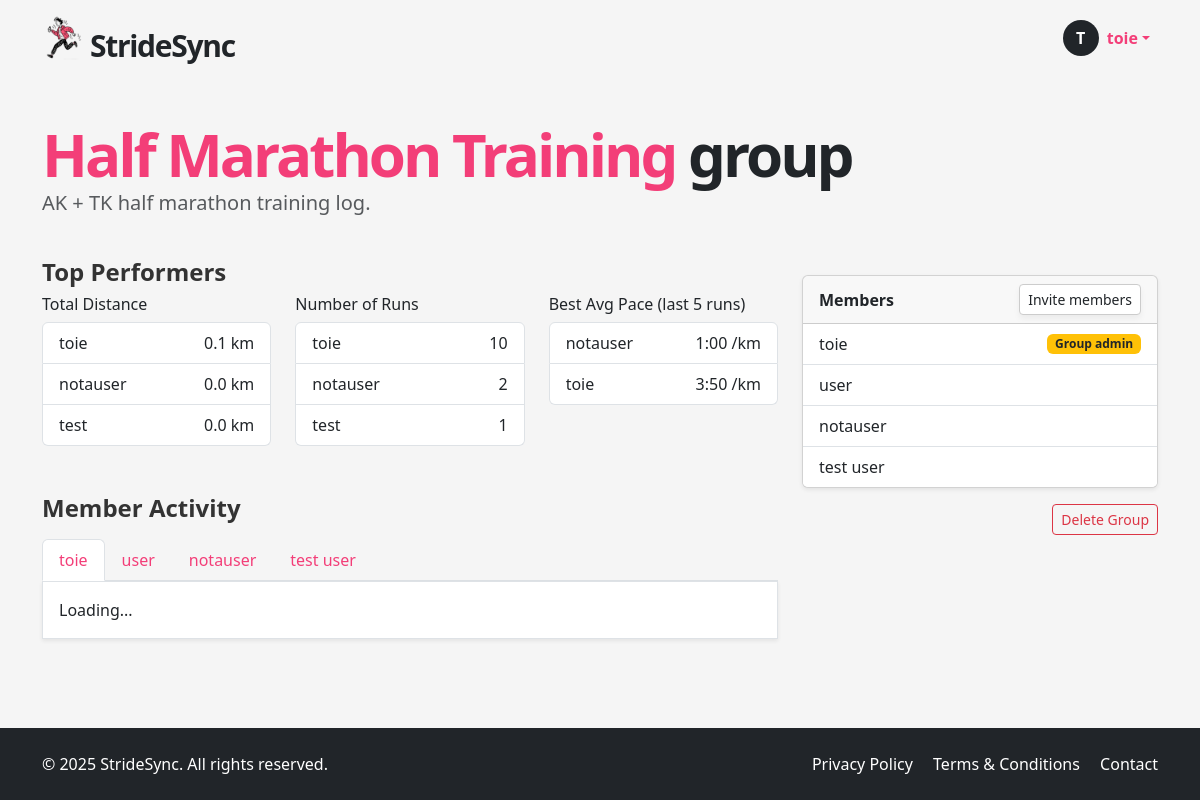
/groups/2 (signed in), run on the app's committed database.
### app/models.py (models this page shows, shortened)
class User(UserMixin, db.Model):
    __tablename__ = "users"
    id = sa.Column(sa.Integer, primary_key=True)
    email = sa.Column(sa.String(120), unique=True, nullable=False, index=True)
    password_hash = sa.Column(sa.String(256))
    username = sa.Column(sa.String(64), unique=True, nullable=False, index=True)
    role = sa.Column(sa.Enum(UserRole), default=UserRole.USER, nullable=False)
    is_verified = sa.Column(sa.Boolean, default=False)
    verification_token = sa.Column(sa.String(128), nullable=False, default=lambda: secrets.token_urlsafe(32))
    runs = so.relationship("Run", back_populates="user", cascade="all, delete-orphan")
    groups = so.relationship("Group", secondary=user_groups, back_populates="members")
    admin_of_groups = so.relationship("Group", secondary=group_admins, back_populates="admins")

class Group(db.Model):
    __tablename__ = "groups"
    id = sa.Column(sa.Integer, primary_key=True)
    name = sa.Column(sa.String(100), unique=True, nullable=False)
    description = sa.Column(sa.Text)
    members = so.relationship("User", secondary=user_groups, back_populates="groups")
    admins = so.relationship("User", secondary=group_admins, back_populates="admin_of_groups")
    runs = so.relationship("Run", secondary=run_groups, back_populates="groups")
    invites = so.relationship("GroupInvite", back_populates="group", cascade="all, delete-orphan")

### app/routes.py (the view)
@app.route('/groups/<int:group_id>')
@login_required
def view_group(group_id):
    group = db.session.get(Group, group_id)
    if not group:
        abort(404)
    top_distance = db.session.execute(
        sa.select(User.username, sa.func.sum(Run.distance).label('total_distance'))
        .select_from(User)
        .join(Run, Run.user_id == User.id)
        .join(run_groups, run_groups.c.run_id == Run.id)
        .where(run_groups.c.group_id == group_id)
        .group_by(User.username)
        .order_by(sa.desc('total_distance'))
        .limit(5)
    ).all()
    top_runs = db.session.execute(
        sa.select(User.username, sa.func.count(Run.id).label('run_count'))
        .join(Run, Run.user_id == User.id)
        .join(run_groups, run_groups.c.run_id == Run.id)
        .where(run_groups.c.group_id == group_id)
        .group_by(User.username)
        .order_by(sa.desc('run_count'))
        .limit(5)
    ).all()
    pace_data = []
    for user in group.members:
        recent_runs = db.session.scalars(
            sa.select(Run)
            .join(run_groups, run_groups.c.run_id == Run.id)
            .where(
                Run.user_id == user.id,
                run_groups.c.group_id == group_id
            )
            .order_by(Run.date.desc())
            .limit(5)
        ).all()
        if recent_runs:
            avg_pace = sum(run.pace for run in recent_runs) / len(recent_runs)
            pace_data.append((user.username, avg_pace))
    top_pace = sorted(pace_data, key=lambda x: x[1])[:5]  # lower pace = faster
    PER_PAGE = 5
    user_runs_paginated = {}
    for member in group.members:
        page = request.args.get(f'page_{member.id}', 1, type=int)
        runs = db.session.scalars(
            sa.select(Run)
            .join(run_groups, run_groups.c.run_id == Run.id)
            .where(
                Run.user_id == member.id,
                run_groups.c.group_id == group.id
            )
            .order_by(Run.date.desc())
            .limit(PER_PAGE)
            .offset((page - 1) * PER_PAGE)
        ).all()
        run_count = db.session.scalar(
            sa.select(sa.func.count(Run.id))
            .join(run_groups, run_groups.c.run_id == Run.id)
            .where(
                Run.user_id == member.id,
                run_groups.c.group_id == group.id
            )
        )
        user_runs_paginated[member.id] = {
            "runs": runs,
            "total": run_count,
            "pages": (run_count + PER_PAGE - 1) // PER_PAGE,
            "current": page,
        }
    print("Top distance data:", top_distance)
    return render_template(
        "group.html",
        group=group,
        is_admin=current_user in group.admins,
        top_distance=top_distance,
        top_runs=top_runs,
        top_pace=top_pace,
        user_runs_paginated=user_runs_paginated
    )

### app/models.py (called while the page is built)
@login.user_loader
def load_user(id):
    return db.session.get(User, int(id))

### app/templates/group.html (shortened to what this page needs)
{% extends "base.html" %}
{% block content %}
<div class="container py-5">
  <h1 class="display-4 fw-bold mb-4 hero-title">
    <span>{{ group.name }}</span> group
  </h1>
  <p class="lead mt-3 text-muted" style="margin-top: -20px !important; margin-bottom: 40px;">
    {{ group.description }}
  </p>
  <div class="row">
    <div class="col-md-8">
      <div class="mb-5">
        <h4>Top Performers</h4>
        <div class="row">
          <div class="col-md-4">
            <h6>Total Distance</h6>
            {% if top_distance %}
              <ul class="list-group">
                {% for name, dist in top_distance %}
                  <li class="list-group-item d-flex justify-content-between">
                    <span>{{ name }}</span>
                    <span>{{ "%.1f"|format(dist / 1000) }} km</span>
                  </li>
                {% endfor %}
              </ul>
            {% else %}
              <p class="text-muted">No activity logged yet.</p>
            {% endif %}
          </div>
          <div class="col-md-4">
            <h6>Number of Runs</h6>
            {% if top_runs %}
              <ul class="list-group">
                {% for name, count in top_runs %}
                  <li class="list-group-item d-flex justify-content-between">
                    <span>{{ name }}</span>
                    <span>{{ count }}</span>
                  </li>
                {% endfor %}
              </ul>
            {% else %}
              <p class="text-muted">No activity logged yet.</p>
            {% endif %}
          </div>
          <div class="col-md-4">
            <h6>Best Avg Pace (last 5 runs)</h6>
            {% if top_pace %}
              <ul class="list-group">
                {% for name, pace in top_pace %}
                  <li class="list-group-item d-flex justify-content-between">
                    <span>{{ name }}</span>
                    <span>{{ "%d:%02d" % (pace // 60, pace % 60) }} /km</span>
                  </li>
                {% endfor %}
              </ul>
            {% else %}
              <p class="text-muted">No activity logged yet.</p>
            {% endif %}
          </div>
        </div>
      </div>
      <h4 class="mt-5">Member Activity</h4>
      <ul class="nav nav-tabs mt-3" id="memberTabs" role="tablist">
        {% for member in group.members %}
          <li class="nav-item" role="presentation">
            <button class="nav-link {% if loop.first %}active{% endif %}" id="tab-{{ member.id }}"
              data-bs-toggle="tab" data-bs-target="#user-{{ member.id }}" type="button" role="tab">
              {{ member.username }}
            </button>
          </li>
        {% endfor %}
      </ul>
      <div class="tab-content border p-3 bg-white shadow-sm" id="memberTabsContent">
        {% for member in group.members %}
          <div class="tab-pane fade {% if loop.first %}show active{% endif %}"
            id="user-{{ member.id }}" role="tabpanel" data-user-id="{{ member.id }}">
            <div class="run-list">Loading...</div>
          </div>
        {% endfor %}
      </div>
    </div>
    <div class="col-md-4">
      <div class="card shadow-sm members-card">
        <div class="card-header d-flex justify-content-between align-items-center">
          <strong>Members</strong>
          {% if current_user in group.admins %}
            <button class="btn btn-soft btn-sm" data-bs-toggle="modal" data-bs-target="#inviteModal">Invite members</button>
          {% endif %}
        </div>
        <ul class="list-group list-group-flush">
          {% for member in group.members %}
            <li class="list-group-item d-flex justify-content-between align-items-center">
              {{ member.username }}
              {% if member in group.admins %}
                <span class="badge bg-warning text-dark ms-2">Group admin</span>
              {% endif %}
            </li>
          {% endfor %}
        </ul>
      </div>
      {% if current_user in group.admins %}
        <div class="mt-3 text-end">
          <button class="btn btn-outline-danger btn-sm" data-bs-toggle="modal" data-bs-target="#deleteGroupModal">
            Delete Group
          </button>
        </div>
      {% endif %}
    </div>
  </div>
</div>
{% endblock %}

### app/templates/base.html (shortened to what this page needs)
<!DOCTYPE html>
<html lang="en">
<head>
  <link href="https://cdn.jsdelivr.net/npm/bootstrap@5.3.6/dist/css/bootstrap.min.css" rel="stylesheet">
  <link href="https://cdn.jsdelivr.net/npm/bootstrap-icons@1.10.5/font/bootstrap-icons.css" rel="stylesheet">
  <link rel="stylesheet" href="{{ url_for('static', filename='style.css') }}">
</head>
<body>
  <header>
    <nav class="navbar navbar-expand-lg">
      <div class="container">
        <a href="/index" class="text-decoration-none logo-container d-flex align-items-center">
          <img src="{{ url_for('static', filename='img/icon.png') }}" width="40px" alt="StrideSync logo">
          <p class="logo mb-0 ms-2">StrideSync</p>
        </a>
        <div class="collapse navbar-collapse justify-content-end" id="navbarNav">
          <ul class="navbar-nav ms-auto">
            {% if current_user.is_anonymous %}
              <li class="nav-item">
                <a class="btn btn-dark px-4" href="{{ url_for('login') }}">LOGIN</a>
              </li>
            {% else %}
              <li class="nav-item dropdown">
                <a class="nav-link dropdown-toggle d-flex align-items-center" href="#" id="userDropdown" role="button" data-bs-toggle="dropdown" aria-expanded="false">
                  <div class="avatar-circle bg-dark text-white rounded-circle d-flex justify-content-center align-items-center me-2" style="width: 36px; height: 36px; font-weight: bold;">
                    {{ current_user.username[0]|upper }}
                  </div>
                  <span class="fw-semibold">{{ current_user.username }}</span>
                </a>
              </li>
            {% endif %}
          </ul>
        </div>
      </div>
    </nav>
  </header>
  <main>
    {% block content %}{% endblock %}
  </main>
  <footer class="bg-dark text-white py-4">
    <div class="container d-flex flex-column flex-md-row justify-content-between align-items-center">
      <div class="mb-2 mb-md-0">
        &copy; 2025 StrideSync. All rights reserved.
      </div>
      <div>
        <a href="/privacy" class="text-white text-decoration-none me-3">Privacy Policy</a>
        <a href="/terms" class="text-white text-decoration-none me-3">Terms & Conditions</a>
        <a href="/contact" class="text-white text-decoration-none">Contact</a>
      </div>
    </div>
  </footer>
</body>
</html>

### app/static/style.css (style rules this page uses)
html, body { height: 100%; margin: 0; display: flex; flex-direction: column; scroll-behavior: smooth; }
body { background-color: #f5f5f5; }
main { flex: 1; }
h4 { font-weight: 700; color: #333; }
a { color: #f33e78; }
.logo { font-size: 30px; font-weight: 700; letter-spacing: -1.3px; margin-top: 15px; }
.logo-container { color: unset; }
.hero-title { font-weight: 900 !important; font-size: 60px; letter-spacing: -3px; line-height: 60px; }
.hero-title span { color: #f33e78; }
.btn-soft, .btn-soft-white { background: white; border: 1px solid #ccc; box-shadow: 0 4px 6px rgba(0,0,0,0.05); }
.nav-link { color: #f33e78 !important; }
footer { background-color: #333; }
.members-card { margin-top: 17px; }

### data on the page
User: username "T", username "toie", value "3:50", shows "Group admin"
Group: name "Half Marathon Training", description "AK + TK half marathon training log."
User: username "test", dist "0.0", is_verified "1"
User: username "notauser", value "1:00"
User: username "user"
User: username "test user"

### other printed values
{{ name }} "toie" "notauser"
{{ "%.1f"|format(dist / 1000) }} "0.1" "0.0"
{{ count }} "10" "2"
